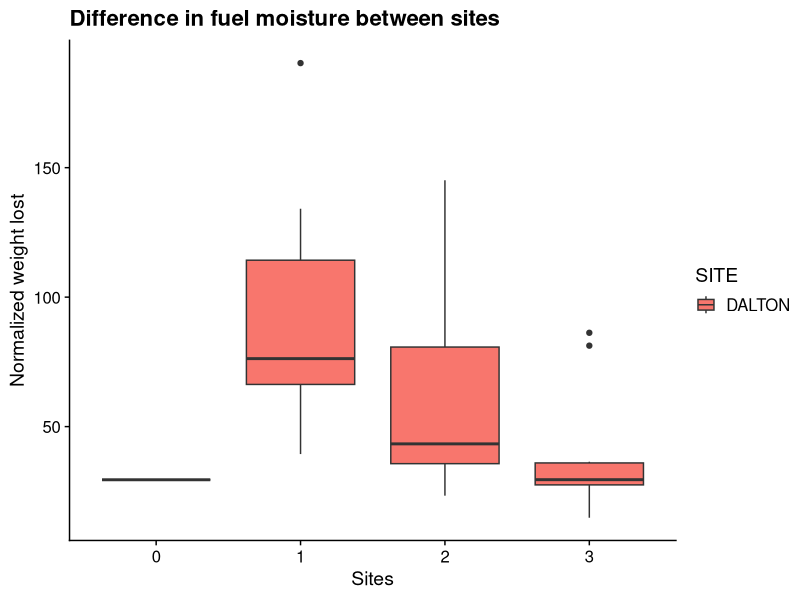
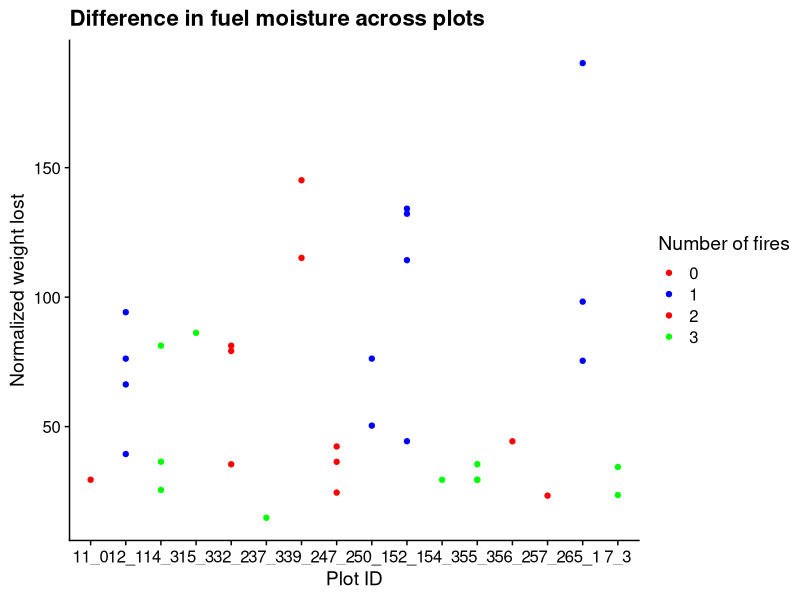

The R script that drew these images, in order:
# comparing understory vegetation 
# trying to understand the variation between sites and plots

library(tidyverse)
library(cowplot)
theme_set(theme_cowplot())
library(here)


veg_weight <- read.csv(here("data/understory_veg_weight_raw.csv"))

veg_weight$DIFF <-  veg_weight$WET_WEIGHT - veg_weight$DRY_WEIGHT / veg_weight$WET_WEIGHT

# averages for model
veg_weight <- drop_na(veg_weight)

veg_weight$moist <-  veg_weight$WET_WEIGHT - veg_weight$DRY_WEIGHT 


veg_weight %>%
  group_by(TREAT) %>%
  summarise(AV = mean(moist), SD = sd(moist))


# Plots ##########################################3
ggplot(veg_weight, aes(y = DIFF, x = as.factor(TREAT), fill = SITE)) + geom_boxplot() + 
  labs(y = "Normalized weight lost", title = "Difference in fuel moisture between sites", x = "Sites")

veg_weight %>%
  filter(SITE == "DALTON") %>%
  ggplot(aes(x = PLOT, y = DIFF, col = as.factor(TREAT))) + geom_point() + 
  scale_color_manual(name = "Number of fires", 
                     values = c("red", "blue", "red", "green")) + 
  labs(y = "Normalized weight lost", x = "Plot ID", 
       title = "Difference in fuel moisture across plots")


